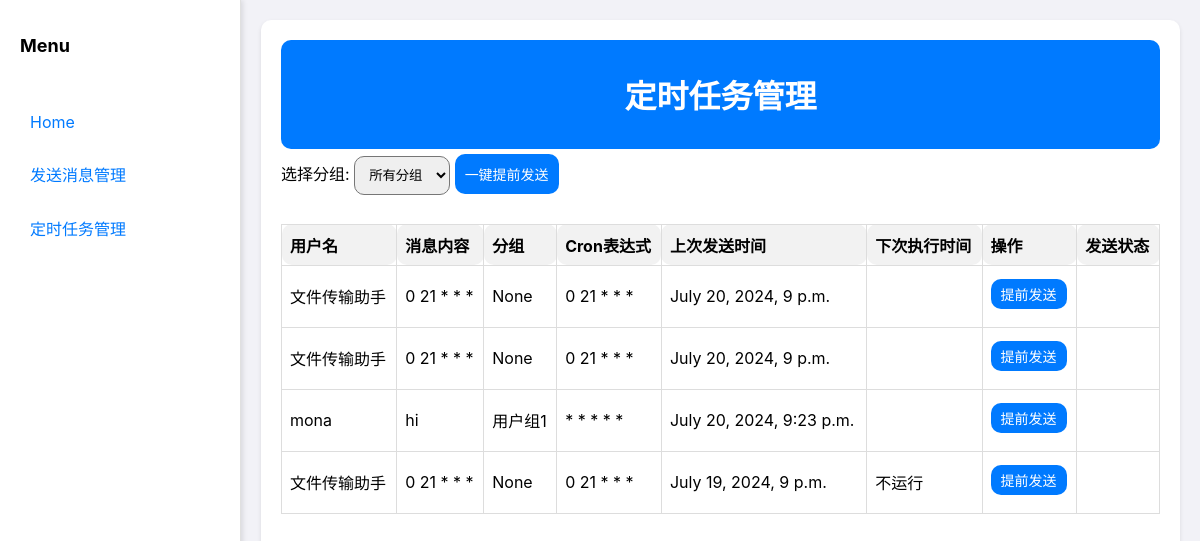
The page /schedule_management/ on the database as committed earlier.
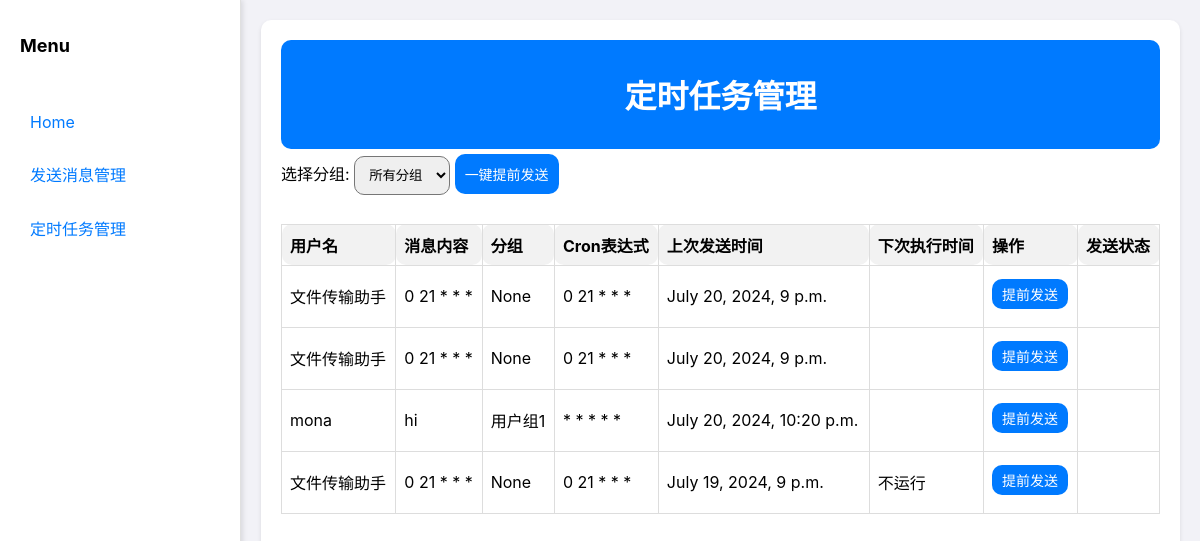
The same page on the database as committed later.
### client_app/models.py (models this page shows, shortened)
class ScheduledMessage(models.Model):
    is_active = models.BooleanField(default=True)
    user = models.ForeignKey(WechatUser, on_delete=models.CASCADE)
    text = models.TextField()
    cron_expression = models.CharField(max_length=255)
    execution_count = models.IntegerField(default=0)
    execution_skip = models.IntegerField(default=0)
    last_executed = models.DateTimeField(null=True, blank=True)
    @property
    def group(self):
        return self.user.group

class WechatUser(models.Model):
    username = models.CharField(max_length=255, unique=True)
    wechatid = models.CharField(max_length=255, unique=True, blank=True, null=True)
    date_added = models.DateTimeField(blank=True, null=True)
    group = models.CharField(max_length=255, blank=True, null=True)  # 新增分组字段

### client_app/views.py (the view)
# urls.py: path('schedule_management/', schedule_management, name='schedule_management'),
def schedule_management(request):
    tasks = ScheduledMessage.objects.all()
    now = timezone.localtime(timezone.now())
    for task in tasks:
        if task.is_active:
            base = now
            iter = croniter(task.cron_expression, base)
            next_time = iter.get_next(datetime)
            skip_count = task.execution_skip
            while skip_count > 0:
                next_time = iter.get_next(datetime)
                skip_count -= 1
            task.next_run = next_time
        else:
            task.next_run = "不运行"
    groups = WechatUser.objects.values_list('group', flat=True).distinct()  # 获取所有分组
    return render(request, 'schedule_management.html', {'tasks': tasks, 'groups': groups})

### client_app/templates/schedule_management.html (shortened to what this page needs)
<!DOCTYPE html>
<html lang="en">
<head>
</head>
<body>
<div class="sidebar">
    <h2>Menu</h2>
    <ul>
        <li><a href="{% url 'home' %}">Home</a></li>
        <li><a href="{% url 'send_message_management' %}">发送消息管理</a></li>
        <li><a href="{% url 'schedule_management' %}">定时任务管理</a></li>
    </ul>
</div>
<div class="content">
    <div class="topbar">
        <h1>定时任务管理</h1>
    </div>
    <div>
        <label for="groupFilter">选择分组:</label>
        <select id="groupFilter" onchange="filterTasks()">
            <option value="all">所有分组</option>
        </select>
        <button type="button" onclick="skipGroupExecution()">一键提前发送</button>
    </div>
    <table>
        <thead>
        <tr>
            <th>用户名</th>
            <th>消息内容</th>
            <th>分组</th>
            <th>Cron表达式</th>
            <th>上次发送时间</th>
            <th>下次执行时间</th>
            <th>操作</th>
            <th>发送状态</th>
        </tr>
        </thead>
        <tbody id="taskContainer">
        {% for task in tasks %}
            <tr data-group="{{ task.group }}">
                <td>{{ task.user.username }}</td>
                <td>{{ task.text }}</td>
                <td>{{ task.group }}</td>
                <td>{{ task.cron_expression }}</td>
                <td>{{ task.last_executed }}</td>
                <td>{{ task.next_run }}</td>
                <td>
                    <form method="post" onsubmit="return skipExecution(this);">
                        <button type="submit">提前发送</button>
                    </form>
                </td>
                <td>
                </td>
            </tr>
        {% endfor %}
        </tbody>
    </table>
</div>
</body>
</html>

Rows that differ between the two databases and show on the page:
changed ScheduledMessage "hi": last_executed "July 20, 2024, 9:23 p.m." → "July 20, 2024, 10:20 p.m."
